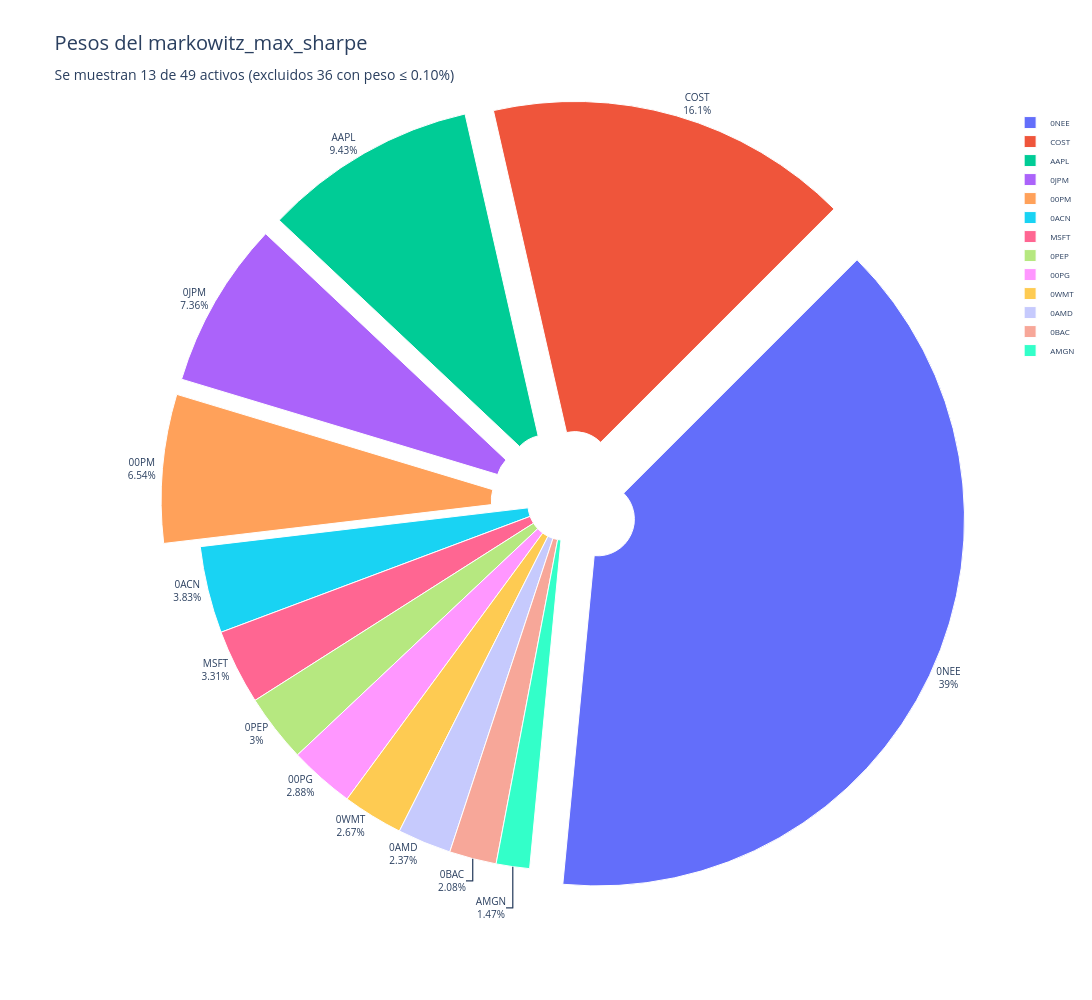
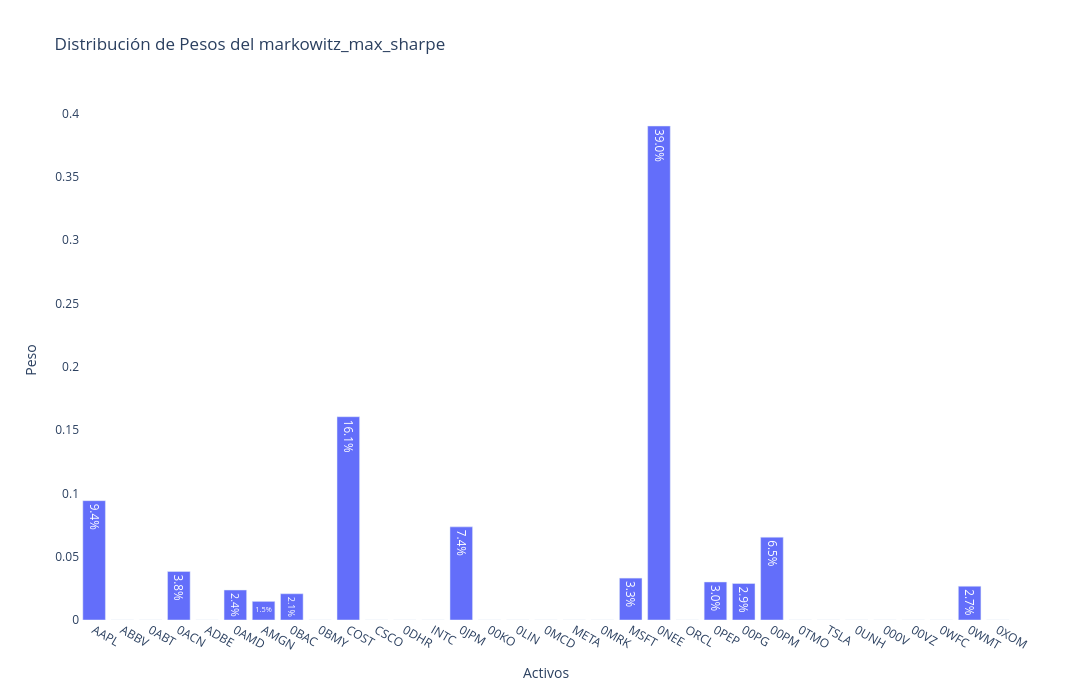
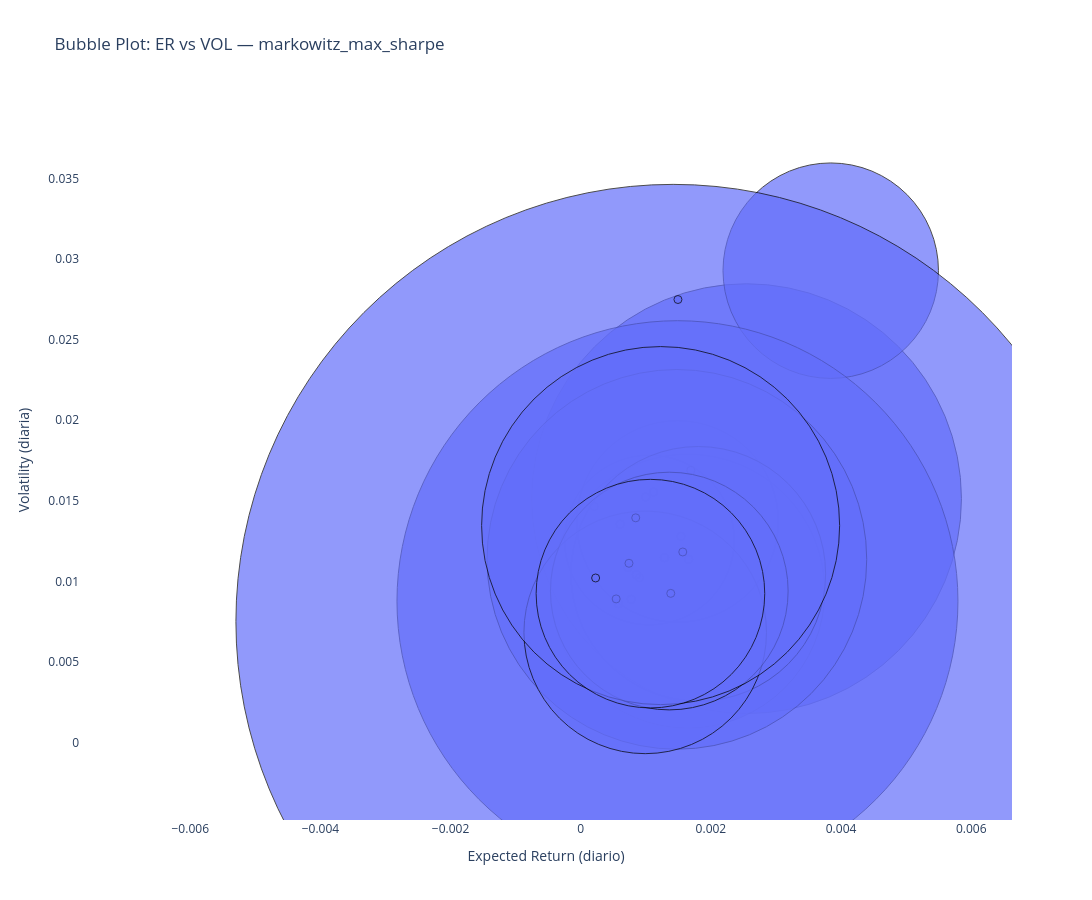

Source (notebook cell) for these figures, in order:
### Code cell
mk = Markowitz(rf_per_period=0.0)

# 1) Versión "teoría" (default) usando log(1 + r_simple)
p.construir(mk)                 # ret_kind="log" por default

# 2) Versión usando retornos simples tal cual
p.construir(mk, ret_kind="simple")

# y luego:
p.kpis_basicos(ann_factor=252, rf_per_period=0.0)
p.pastel()
p.barras()
p.bubbleplot()

### Figure 1 — Plotly figure (JSON) as saved in the notebook; plotly's stock layout.template omitted (floating-point values rounded to 4 significant figures)
{"data": [{"hole": 0.1, "labels": ["AAPL", "0ACN", "0AMD", "AMGN", "0BAC", "COST", "0JPM", "MSFT", "0NEE", "0PEP", "00PG", "00PM", "0WMT"], "marker": {"line": {"color": "white", "width": 1}}, "pull": [0.1, 0, 0, 0, 0, 0.1, 0.1, 0, 0.1, 0, 0, 0.1, 0], "rotation": 45, "textfont": {"size": 10}, "textinfo": "label+percent", "textposition": "outside", "type": "pie", "values": [0.09425, 0.03832, 0.02369, 0.01471, 0.02075, 0.1606, 0.07356, 0.03309, 0.3902, 0.03002, 0.02882, 0.0654, 0.02666]}], "layout": {"font": {"size": 8}, "height": 1000, "legend": {"font": {"size": 8}, "orientation": "v", "x": 1.02, "xanchor": "left", "y": 0.99, "yanchor": "top"}, "margin": {"b": 50, "l": 50, "r": 50, "t": 100}, "paper_bgcolor": "white", "plot_bgcolor": "white", "showlegend": true, "title": {"font": {"size": 20}, "text": "Pesos del markowitz_max_sharpe<br><sub>Se muestran 13 de 49 activos (excluidos 36 con peso ≤ 0.10%)</sub>"}, "width": 1600}}

### Figure 2 — Plotly figure (JSON) as saved in the notebook; plotly's stock layout.template omitted (floating-point values rounded to 4 significant figures)
{"data": [{"text": ["9.4%", "0.0%", "0.0%", "3.8%", "0.0%", "2.4%", "1.5%", "2.1%", "0.0%", "16.1%", "0.0%", "0.0%", "0.0%", "7.4%", "0.0%", "0.0%", "0.0%", "0.0%", "0.0%", "3.3%", "39.0%", "0.0%", "3.0%", "2.9%", "6.5%", "0.0%", "0.0%", "0.0%", "0.0%", "0.0%", "0.0%", "2.7%", "0.0%"], "textposition": "auto", "type": "bar", "x": ["AAPL", "ABBV", "0ABT", "0ACN", "ADBE", "0AMD", "AMGN", "0BAC", "0BMY", "COST", "CSCO", "0DHR", "INTC", "0JPM", "00KO", "0LIN", "0MCD", "META", "0MRK", "MSFT", "0NEE", "ORCL", "0PEP", "00PG", "00PM", "0TMO", "TSLA", "0UNH", "000V", "00VZ", "0WFC", "0WMT", "0XOM"], "y": [0.09425, 4.391e-16, 6.42e-17, 0.03832, 4.246e-16, 0.02369, 0.01471, 0.02075, 1.262e-16, 0.1606, 3.188e-16, 1.169e-17, 8.429e-17, 0.07356, 1.545e-16, 3.898e-17, 1.388e-17, 6.146e-17, 1.309e-16, 0.03309, 0.3902, 9.783e-17, 0.03002, 0.02882, 0.0654, 5.729e-18, 8.551e-17, 2.316e-16, 2.86e-18, 6.79e-17, 8.595e-17, 0.02666, 1.47e-17]}], "layout": {"height": 700, "paper_bgcolor": "white", "plot_bgcolor": "white", "showlegend": false, "title": {"text": "Distribución de Pesos del markowitz_max_sharpe"}, "width": 1400, "xaxis": {"title": {"text": "Activos"}}, "yaxis": {"title": {"text": "Peso"}}}}

### Figure 3 — Plotly figure (JSON) as saved in the notebook; plotly's stock layout.template omitted (floating-point values rounded to 4 significant figures)
{"data": [{"customdata": [0.09425, 4.391e-16, 6.42e-17, 0.03832, 4.246e-16, 0.02369, 0.01471, 0.02075, 1.262e-16, 0.1606, 3.188e-16, 1.169e-17, 8.429e-17, 0.07356, 1.545e-16, 3.898e-17, 1.388e-17, 6.146e-17, 1.309e-16, 0.03309, 0.3902, 9.783e-17, 0.03002, 0.02882, 0.0654, 5.729e-18, 8.551e-17, 2.316e-16, 2.86e-18, 6.79e-17, 8.595e-17, 0.02666, 1.47e-17], "hovertemplate": "<b>%{text}</b><br>ER: %{x:.4f}<br>VOL: %{y:.4f}<br>Peso: %{customdata:.2%}<extra></extra>", "marker": {"line": {"color": "black", "width": 1}, "opacity": 0.7, "size": [429.8, 8.0, 8.0, 274.0, 8.0, 215.5, 169.8, 201.7, 8.0, 561.0, 8.0, 8.0, 8.0, 379.7, 8.0, 8.0, 8.0, 8.0, 8.0, 254.7, 874.5, 8.0, 242.6, 237.7, 358.0, 8.0, 8.0, 8.0, 8.0, 8.0, 8.0, 228.6, 8.0]}, "mode": "markers", "name": "Activos", "textposition": "middle center", "type": "scatter", "x": [0.002548, 0.0002069, 0.0009024, 0.001646, 0.00154, 0.003841, 0.001055, 0.001487, 0.0009995, 0.001486, 0.000605, 0.001657, 0.001117, 0.001477, 0.0007754, 0.001287, 0.0005765, 0.001692, 0.0008538, 0.001806, 0.00142, 0.0007264, 0.0009907, 0.00136, 0.001227, 0.001568, 0.001494, 0.0008449, 0.001383, 0.0005442, 0.0007411, 0.001071, 0.0002286], "y": [0.01513, 0.01465, 0.01022, 0.009393, 0.01279, 0.02928, 0.01257, 0.01371, 0.01524, 0.008767, 0.01354, 0.01137, 0.01554, 0.01136, 0.008881, 0.01146, 0.008616, 0.01689, 0.01041, 0.01046, 0.0075, 0.01086, 0.006832, 0.009396, 0.01346, 0.01182, 0.02749, 0.01394, 0.009253, 0.008909, 0.01112, 0.009235, 0.01021]}], "layout": {"height": 900, "paper_bgcolor": "white", "plot_bgcolor": "white", "showlegend": false, "title": {"text": "Bubble Plot: ER vs VOL — markowitz_max_sharpe"}, "width": 1200, "xaxis": {"title": {"text": "Expected Return (diario)"}}, "yaxis": {"title": {"text": "Volatility (diaria)"}}}}
